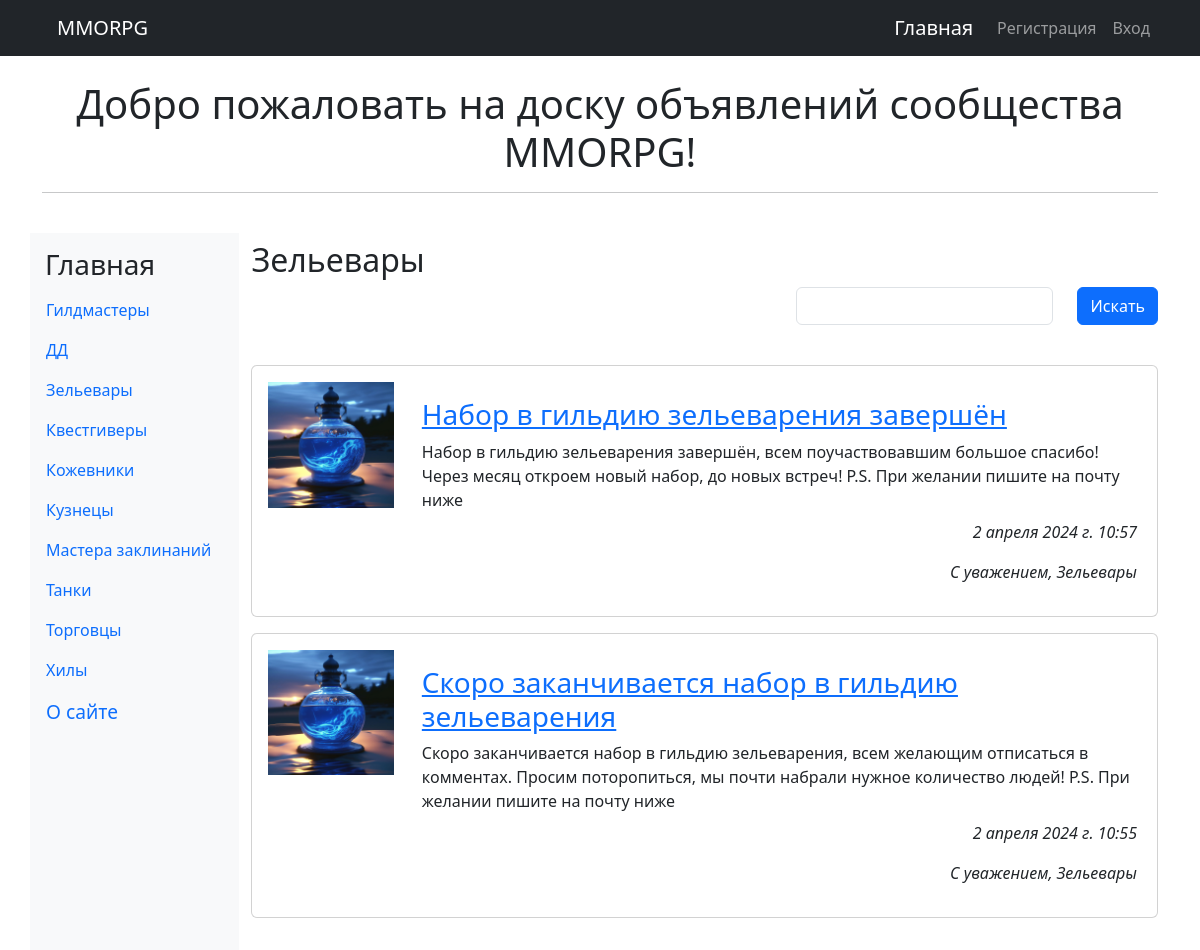
Page /9/ on the committed database.
### board/models.py (models this page shows, shortened)
class Category(models.Model):
    name = models.CharField(max_length=20, unique=True,
                            db_index=True, verbose_name='Категория')
    def __str__(self):
        return self.name
    class Meta:
        verbose_name_plural = 'Категории'
        verbose_name = 'Категория'
        ordering = ['name']

class Advert(models.Model):
    category = models.ForeignKey('Category', null=True,
                                 on_delete=models.PROTECT,
                                 verbose_name='Категория')
    title = models.CharField(max_length=100, verbose_name='Заголовок')
    content = models.TextField(verbose_name='Описание')
    contacts = models.TextField(verbose_name='Контакты')
    image = models.ImageField(blank=True, upload_to=get_timestamp_path,
                              verbose_name='Изображение')
    author = models.ForeignKey(AdvUser, default='', on_delete=models.CASCADE,
                               verbose_name='Автор объявления')
    is_active = models.BooleanField(default=True, db_index=True,
                                    verbose_name='Выводить в списке?')
    created_at = models.DateTimeField(auto_now_add=True, db_index=True,
                                      verbose_name='Опубликовано')
    class Meta:
        verbose_name_plural = 'Объявления'
        verbose_name = 'Объявление'
        ordering = ['-created_at']

### board/views.py (the view)
# urls.py: path('<int:pk>/', category_ads, name='category_ads'),
def category_ads(request, pk):
    category = get_object_or_404(Category, pk=pk)
    ads = Advert.objects.filter(is_active=True, category=pk)
    if 'keyword' in request.GET:
        keyword = request.GET['keyword']
        q = Q(title__icontains=keyword) | Q(content__icontains=keyword)
        ads = ads.filter(q)
    else:
        keyword = ''
    form = SearchForm(initial={'keyword': keyword})
    paginator = Paginator(ads, 2)
    if 'page' in request.GET:
        page_num = request.GET['page']
    else:
        page_num = 1
    page = paginator.get_page(page_num)
    categories = Category.objects.all()
    context = {'category': category, 'categories': categories, 'page': page, 'ads': page.object_list,
               'form': form}
    return render(request, 'main/category_ads.html', context)

### board/forms.py
class SearchForm(forms.Form):
    keyword = forms.CharField(required=False, max_length=20, label='')

### board/templates/main/category_ads.html (shortened to what this page needs)
{% extends 'layout/basic.html' %}
{% load thumbnail %}
{% load static %}
{% load django_bootstrap5 %}
{% block content %}
<h2 class="mb-2">{{ category }}</h2>
<form class="row row-cols-md-auto justify-content-end">
    {% bootstrap_field form.keyword show_label=False wrapper_class='col-12' %}
    <div class="col-12">
        {% bootstrap_button 'Искать' %}
    </div>
</form>
{% if ads %}
<div class="vstack gap-3 my-4">
    {% for ad in ads %}
    <div class="card">
        {% url 'board:ad_detail' category_pk=category.pk pk=ad.pk as url %}
        <div class="row p-3">
            <a class="col-md-2" href="{{ url }}{{ all }}">
                {% if ad.image %}
                <img class="img-fluid" src="{% thumbnail ad.image 'default' %}">
                {% else %}
                <img class="img-fluid" src="{% static 'main/none-img.jpg' %}">
                {% endif %}
            </a>
            <div class="col-md-10 card-body">
                <h3 class="card-title"><a href="{{ url }}{{ all }}">
                    {{ ad.title }}</a></h3>
                <div class="card-text mb-2">{{ ad.content }}</div>
                <p class="card-text text-end fst-italic">{{ ad.created_at }}</p>
                <p class="card-text text-end fst-italic">С уважением, {{ ad.category }}</p>
            </div>
        </div>
    </div>
    {% endfor %}
</div>
{% endif %}
{% endblock %}

### board/templates/layout/basic.html (shortened to what this page needs)
{% load django_bootstrap5 %}
{% load static %}
<!DOCTYPE html>
<html>
    <head>
        {% bootstrap_css %}
        <link rel="stylesheet" type="text/css"
              href="{% static 'main/style.css' %}">
    </head>
<body>
    <nav class="navbar navbar-expand-lg navbar-dark bg-dark">
        <div class="container">
            <a class="navbar-brand" href="{% url 'board:index' %}">MMORPG</a>
            <div class="collapse navbar-collapse justify-content-end" id="navbarNav">
                <a class="navbar-brand" href="{% url 'board:index' %}">Главная</a>
                <div class="navbar-nav">
                    {% if user.is_authenticated %}
                    <div class="nav-item dropdown">
                        <a class="nav-link dropdown-toggle"
                           data-bs-toggle="dropdown" href="#">Профиль</a>
                        <div class="dropdown-menu">
                            <a class="dropdown-item" href="{% url 'board:profile' %}">Мои объявления</a>
                            <a class="dropdown-item" href="{% url 'board:profile_edit' %}">Изменить личные данные</a>
                            <a class="dropdown-item" href="{% url 'board:password_edit' %}">Изменить пароль</a>
                            <hr class="dropdown-divider">
                            <form class="px-3" method="post"
                                  action="{% url 'board:logout' %}">
                                {% csrf_token %}
                                {% bootstrap_button 'Выйти' button_class='btn-danger' %}
                            </form>
                            <hr class="dropdown-divider">
                            <a class="dropdown-item" href="{% url 'board:profile_delete' %}">Удалить</a>
                        </div>
                    </div>
                    {% else %}
                    <a class="nav-link" href="{% url 'board:register' %}">Регистрация</a>
                    <a class="nav-link" href="{% url 'board:login' %}">Вход</a>
                    {% endif %}
                </div>
            </div>
        </div>
    </nav>
    <div class="container">
    <br>
    <h1 class="text-center">Добро пожаловать на доску объявлений сообщества MMORPG!</h1>
    <hr><br>
        <div class="row">
            <nav class="col-md-auto nav flex-column bg-light">
            <h3><a class="navbar-brand" href="{% url 'board:index' %}">Главная</a></h3>
                {% for category in categories %}
                <a class="nav-link" href="{% url 'board:category_ads' pk=category.pk %}">{{ category.name }}</a>
                {% endfor %}
                <a class="nav-link root" href="{% url 'board:other' page='about' %}">О сайте</a>
            </nav>
            <main class="col py-2">
                {% block content %}
                {% endblock %}
            </main>
        </div>
    </div>
</body>
</html>

### board/static/main/style.css (style rules this page uses)
.root { font-size: larger; }
.bg-light { padding-top: 15px; }
.navbar-brand { padding-left: 15px; }

### rows in the picture
Category: name "Гилдмастеры"
Category: name "ДД"
Category: name "Зельевары"
Category: name "Квестгиверы"
Category: name "Кожевники"
Category: name "Кузнецы"
Category: name "Мастера заклинаний"
Category: name "Танки"
Category: name "Торговцы"
Category: name "Хилы"
Advert: image (picture), title "Набор в гильдию зельеварения завершён", content "Набор в гильдию зельеварения завершён, всем поучаствовавшим большое спасибо! Через месяц откроем новый набор, до новых встреч! P.S. При желании пишите на почту ниже", created_at "2 апреля 2024 г. 10:57", category "Зельевары"
Advert: image (picture), title "Скоро заканчивается набор в гильдию зельеварения", content "Скоро заканчивается набор в гильдию зельеварения, всем желающим отписаться в комментах. Просим поторопиться, мы почти набрали нужное количество людей! P.S. При желании пишите на почту ниже", created_at "2 апреля 2024 г. 10:55", category "Зельевары"
